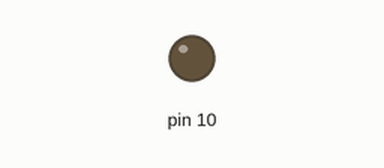
The sketch below on a simulated Arduino Uno, built with avr-gcc and run on an emulated ATmega328P. Shown: output pins drawn as LEDs (lit = HIGH).

Above: at 0.05 s.
At 1.25 s:
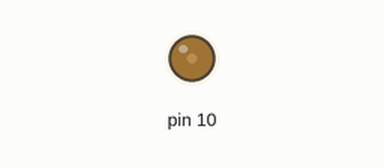
At 1.85 s:
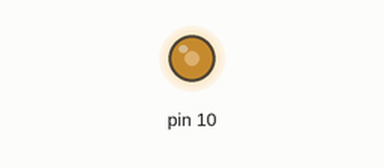
At 2.5 s:
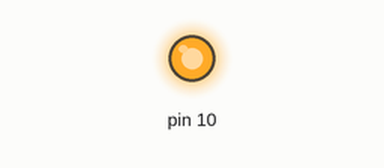
Timing chart, 0 to 5.8 s (numbered marks = the images above):
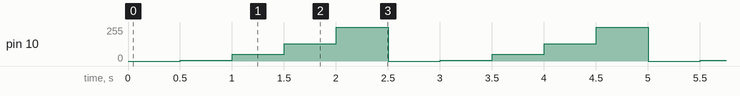

Measured:
- by itself, pin 10: repeats every 2.5 s: 50/255 0.50 s, 128/255 0.50 s, 255/255 0.50 s, 0/255 0.50 s, 5/255 0.50 s

The sketch:

LED_ON_0325.ino
```cpp
void setup() {
  // put your setup code here, to run once: //시작할때 한번만 동작
  pinMode(10,OUTPUT);
  digitalWrite(10,HIGH);
}

void loop() {
  // put your main code here, to run repeatedly:
  analogWrite(10,0); //밝기자리에 0 255 128등을 넣으며 비교해보기
  delay(500);
  analogWrite(10,5);
  delay(500);
  analogWrite(10,50);
  delay(500);
  analogWrite(10,128);
  delay(500);
  analogWrite(10,255);
  delay(500);

}
```
